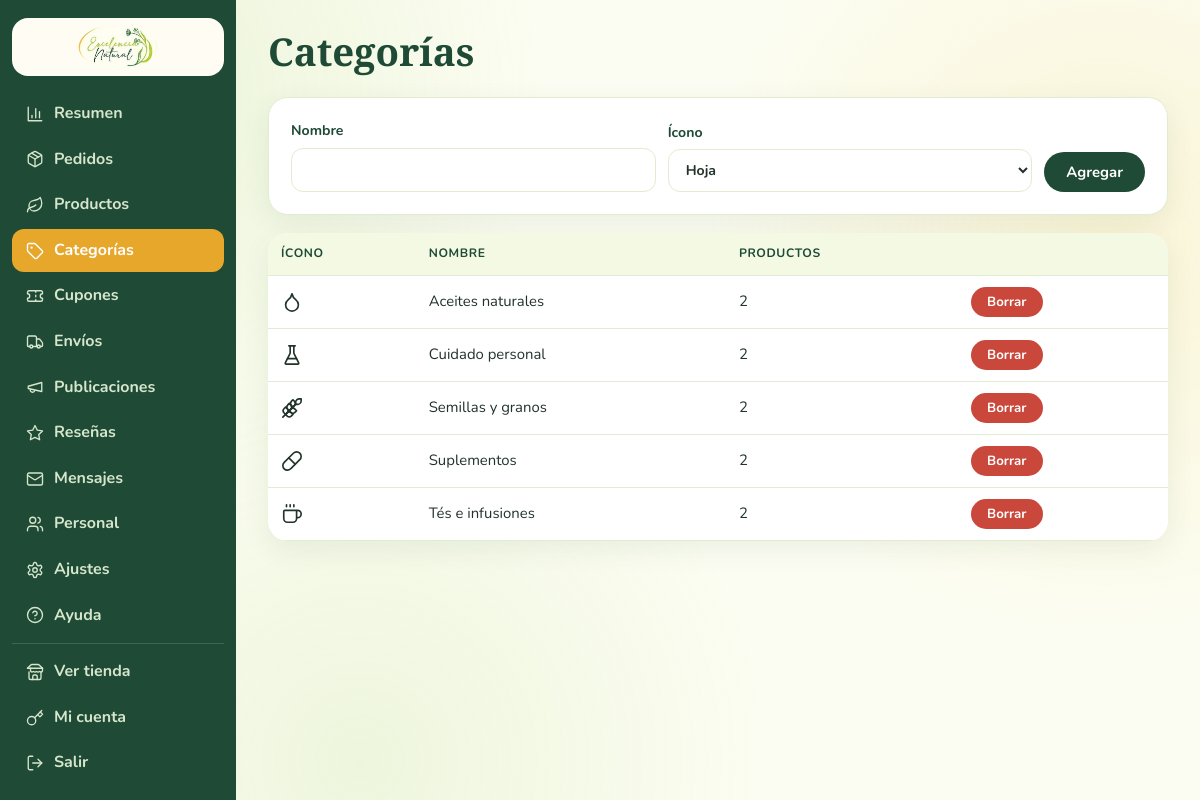
The page /admin/categorias (signed in) on the database its author committed.
### tables this page shows
CREATE TABLE categories (
  id INTEGER PRIMARY KEY AUTOINCREMENT,
  name TEXT NOT NULL,
  name_en TEXT DEFAULT '',
  icon TEXT DEFAULT '🌿'
);

### admin.py (the view, shortened to what this page needs)
@bp.route('/categorias', methods=['GET', 'POST'])
def categories():
    rows = q('SELECT c.*, (SELECT COUNT(*) FROM products p WHERE p.cat_id = c.id) n FROM categories c ORDER BY name')
    return render_template('admin/categories.html', rows=rows)

### admin.py (called while the page is built)
@bp.before_request
def only_staff():
    me = u.me()
    if not me or me['role'] != 'admin':
        return redirect(url_for('auth.admin_login', next=request.path))

### db.py (called while the page is built)
def get_db():
    if 'db' not in g:
        g.db = sqlite3.connect(config.DB_PATH)
        g.db.row_factory = sqlite3.Row
        g.db.execute('PRAGMA foreign_keys = ON')
    return g.db

def q(sql, args=()):
    return get_db().execute(sql, args).fetchall()

def one(sql, args=()):
    return get_db().execute(sql, args).fetchone()

def settings():
    res = dict(DEFAULTS)
    try:
        for r in q('SELECT k, v FROM settings'):
            res[r['k']] = r['v']
    except sqlite3.Error:
        pass
    return res

### icons.py (called while the page is built)
def icon(name, size=20, cls=''):
    body = P.get(name) or P['leaf']
    return Markup(
        f'<svg class="ic {cls}" width="{size}" height="{size}" viewBox="0 0 24 24" fill="none" stroke="currentColor" '
        f'stroke-width="1.8" stroke-linecap="round" stroke-linejoin="round" aria-hidden="true">{body}</svg>')

### utils.py (called while the page is built)
def me():
    if 'me' not in g:
        uid = session.get('uid')
        g.me = one('SELECT * FROM users WHERE id = ?', (uid,)) if uid else None
    return g.me

def csrf_token():
    if '_csrf' not in session:
        session['_csrf'] = secrets.token_hex(16)
    return session['_csrf']

def lang():
    return 'es'

def cur():
    return session.get('cur', 'MXN')

def cart_count():
    return sum(int(v) for v in session.get('cart', {}).values())

### templates/admin/categories.html (shortened to what this page needs)
{% extends 'admin/base.html' %}
{% block h1 %}Categorías{% endblock %}
{% block body %}
<form method="post" class="form-card inline-f">
  <label>Nombre<input name="name" required></label>
  <label>Ícono<select name="icon">{% for k, n in cat_icons %}<option value="{{ k }}">{{ n }}</option>{% endfor %}</select></label>
  <button class="btn">Agregar</button>
</form>
<table class="tbl">
  <tr><th>Ícono</th><th>Nombre</th><th>Productos</th><th></th></tr>
  {% for c in rows %}<tr><td>{{ icon(c.icon, 22) }}</td><td>{{ c.name }}</td><td>{{ c.n }}</td>
    <td><form method="post" action="{{ url_for('admin.category_del', cid=c.id) }}" onsubmit="return confirm('¿Borrar categoría? Sus productos quedan sin categoría.')"><input type="hidden" name="_csrf" value="{{ csrf() }}"><button class="btn btn-sm btn-danger">Borrar</button></form></td></tr>{% endfor %}
</table>
{% endblock %}

### static/css/style.css (style rules this page uses)
:root { --g1:#8dc34a; --g2:#5f9a2f; --g3:#1e4a36; --gold:#e7a72b; --gold2:#f6d46a; --cream:#fffdf3; --bg:#fcfdf2; --card:#ffffff; --tx:#22332a; --mu:#6a7a6c; --bd:#e3ecd0; --red:#c9483b; --r:20px; --sh:0 8px 28px rgba(30, 74, 54, .08); --sh2:0 18px 44px rgba(30, 74, 54, .16); --grad:linear-gradient(135deg, var(--g1), var(--gold)) }
* { box-sizing:border-box }
html { scroll-behavior:smooth }
body { margin:0; background:var(--bg); color:var(--tx); font-family:'Nunito', system-ui, sans-serif; line-height:1.6; position:relative; overflow-x:hidden }
body::before { content:''; position:fixed; inset:0; z-index:-1; pointer-events:none; background:radial-gradient(circle at 8% 12%, rgba(141, 195, 74, .16), transparent 34%), radial-gradient(circle at 92% 30%, rgba(246, 212, 106, .20), transparent 32%), radial-gradient(circle at 30% 95%, rgba(141, 195, 74, .12), transparent 36%) }
.btn,.price,.brand-t,.stat b { font-family:'Nunito', sans-serif }
svg.ic { flex:none; vertical-align:middle }
.btn { display:inline-flex; align-items:center; justify-content:center; gap:8px; border:0; cursor:pointer; background:var(--g3); color:#fff; font-weight:700; padding:10px 22px; border-radius:999px; font-size:.93rem; transition:transform .15s, box-shadow .2s, background .2s }
.btn-sm { padding:6px 16px; font-size:.83rem }
.btn-danger { background:var(--red) }
label { display:grid; gap:5px; font-weight:700; font-size:.88rem; color:var(--g3) }
input,select,textarea { font:inherit; padding:10px 13px; border:1.5px solid var(--bd); border-radius:12px; background:#fff; color:var(--tx); transition:border-color .2s, box-shadow .2s; width:100% }
.summary,.form-card { background:#fff; border-radius:var(--r); padding:22px; box-shadow:var(--sh); border:1px solid var(--bd); display:grid; gap:10px; align-content:start }
.adm { display:grid; grid-template-columns:236px 1fr; min-height:100vh }
.tbl { width:100%; border-collapse:collapse; background:#fff; border-radius:var(--r); overflow:hidden; box-shadow:var(--sh); font-size:.93rem }
.tbl th,.tbl td { padding:11px 13px; text-align:left; border-bottom:1px solid var(--bd); vertical-align:middle }
.tbl th { background:#f3f9e3; font-size:.76rem; text-transform:uppercase; letter-spacing:.05em; color:var(--g3) }
.inline-f { display:flex; gap:12px; align-items:end; flex-wrap:wrap; margin-bottom:18px }
.inline-f label { flex:1; min-width:140px }

### rows shown on the page
categories: name "Aceites naturales", n "2"
categories: name "Cuidado personal", n "2"
categories: name "Semillas y granos", n "2"
categories: name "Suplementos", n "2"
categories: name "Tés e infusiones", n "2"

### other values the page prints
{{ n }} "Resumen" "Pedidos" "Productos" "Categorías" "Cupones" "Envíos" "Publicaciones" "Reseñas" "Mensajes" "Personal" "Ajustes" "Ayuda"
form field icon "Hoja"
